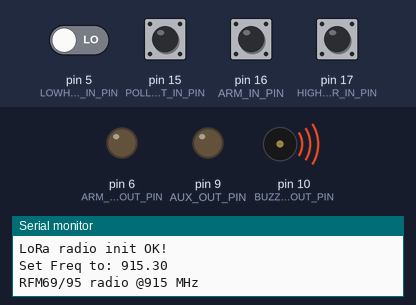
The sketch below on a simulated Arduino Uno, built with avr-gcc and run on an emulated ATmega328P. Shown: output pins drawn as LEDs (lit = HIGH), buzzer (waves = sounding), the last lines printed to the serial monitor. The inputs (shaded band) are chosen by the test bench; at power-on: pin 15 (POLLREQUEST_IN_PIN), pin 16 (ARM_IN_PIN), pin 17 (HIGHLOW_TRIGGER_IN_PIN) HIGH, pin 5 (LOWHIGH_TRIGGER_IN_PIN) LOW. No radio packets arrive unless stated; pins used as bus, display or sensor lines are not drawn.

Above: at 1.3 s.
1.4 s: pin 16 (ARM_IN_PIN) pulled LOW for 0.15 s
At 1.9 s:
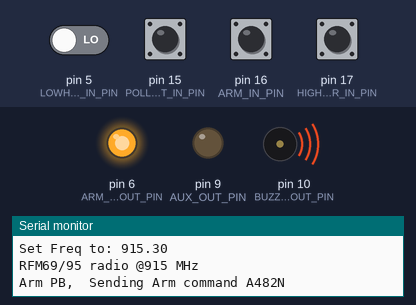
At 3.3 s:
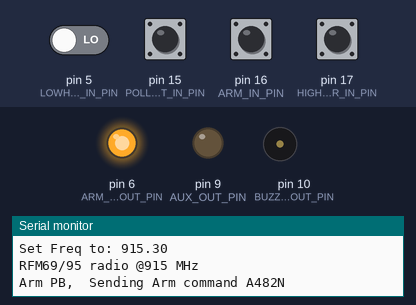
3.6 s: pin 5 (LOWHIGH_TRIGGER_IN_PIN) driven HIGH
At 4.8 s:
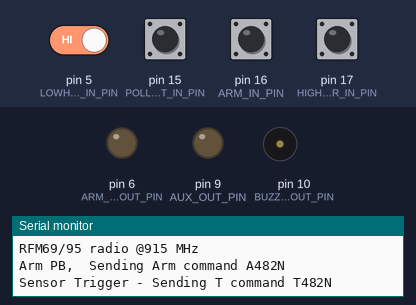
Timing chart, 0 to 6.6 s (numbered marks = the images above; inputs shaded):
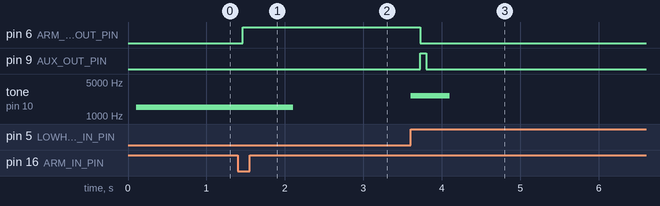

Measured:
- after the input at 1.4 s, pin 6 (ARM_INDICATOR_OUT_PIN): LOW → HIGH after 0.06 s
- after the input at 3.6 s, pin 6 (ARM_INDICATOR_OUT_PIN): HIGH → LOW after 0.12 s; pin 9 (AUX_OUT_PIN): LOW → HIGH after 0.12 s, → LOW 0.08 s later; tone on pin 10 (BUZZER_OUT_PIN): silent → 2600 Hz at once, → silent 0.50 s later

The sketch:

Camera_reomote_txrx_sensorNodeOnly.ino
```cpp
// rf65/rf95 (lora) RocketTrig  Sensor module
// sensor node only
// https://github.com/chrocket/RemoteCameraTrigger
// By Curtis Heisey


// For use with
// ZIO OLED DISPLAY (0.91 IN, 128X32, QWIIC)  https://www.smart-prototyping.com/Zio/zio-modules/zio-display/Zio-OLED-Display-0-91-in-128-32-Qwiic.html
// Uses Adafruit_SSD1306 https://github.com/adafruit/Adafruit_SSD1306 (also pulls in GFX, Touchscreen and something else)
// https://www.smart-prototyping.com/blog/Zio-Ultrasonic-Distance-Sensor%20-Qwiic-Start-Guide
// See Adafruit_SSD1306/examples/ssd1306_128x32_i2c/
//ZIO LoRo module
// ZIO Ultrasound module  https://github.com/ZIOCC/Zio-Qwiic-Ultrasonic-Distance-Sensor/tree/master/Arduino
//
// Requires RadioHead libs
// https://www.airspayce.com/mikem/arduino/RadioHead/index.html
// Download from Adafruit https://cdn-learn.adafruit.com/assets/assets/000/035/106/original/RadioHead-1.62.zip?1472068723
// Using (raw) unaddressed broadcast send
// Demonstrates the use of AES encryption, setting the frequency and modem
// configuration

/* Libs
 *  LowPowerLab/RFM69  (Download from Adfaruit).
 *  CRC32 by Christopher Baker  - install using Arduino IDE library manager
 *  */

 // Pick one module of the other

// #define MODULE_RFM69
// #undef MODULE_RFM95

 #undef MODULE_RFM69
 #define MODULE_RFM95

#include <SPI.h>
#include <SPI.h>
#include <Wire.h>
#include <Adafruit_GFX.h>
#include <Adafruit_SSD1306.h>


  #define RFM69_CS      8
  #define RFM69_INT     3
  #define RFM69_RST     4
 #define LED_PIN           13

// Singleton instance of the radio driver
#if defined(MODULE_RFM69)


  #include <RH_RF69.h>
  RH_RF69 radio_m0(RFM69_CS, RFM69_INT);  // Adafruit 3176
  #define MAX_MESSAGE_LEN RH_RF69_MAX_MESSAGE_LEN
#else
  #include <RH_RF95.h>
  #define RFM95_CS 8
  #define RFM95_RST 4
  #define RFM95_INT 3
   RH_RF95 radio_m0(RFM95_CS, RFM95_INT);  // Adafruit 3178
   #define MAX_MESSAGE_LEN RH_RF95_MAX_MESSAGE_LEN
#endif


#include <CRC32.h>
// https://github.com/bakercp/CRC32/blob/master/examples/CRC32/CRC32.ino

void printChipId(char *buf) {
  volatile uint32_t val1, val2, val3, val4;
  volatile uint32_t *ptr1 = (volatile uint32_t *)0x0080A00C;
  val1 = *ptr1;
  volatile uint32_t *ptr = (volatile uint32_t *)0x0080A040;
  val2 = *ptr;
  ptr++;
  val3 = *ptr;
  ptr++;
  val4 = *ptr;


  sprintf(buf, "%8x%8x%8x%8x", val1, val2, val3, val4);

}

/************ Radio Setup ***************/

// ISM 33cm band USA 902-928 MHZ
#define FREQ 915.3
#define RF95_FREQ FREQ
#define RF69_FREQ FREQ

// display
#define DISPLAY_ADDRESS_LCD 0x72 //This is the default address of the OpenLCD

//inputs
const unsigned int DIST_THRESH_PIN_IN =19;
const unsigned int LOWHIGH_TRIGGER_IN_PIN = 5; // If armed, Low to high transition will trigger
const unsigned int HIGHLOW_TRIGGER_IN_PIN=17;  // If armed, High to low transition will trigger
const unsigned int POLLREQUEST_IN_PIN=15;  // Push button to send roll call poll request to other nodes

const unsigned int ARM_IN_PIN=16;

// outputs
// LED_OUT 13
const unsigned int CAMERA_TRIGGER_OUT_PIN = 12;   // just goes to LED
const unsigned int BUZZER_OUT_PIN= 10;            // Pin to audible indicator
const unsigned int AUX_OUT_PIN = 9;               // Pin for 2nd trigger output
const unsigned int ARM_INDICATOR_OUT_PIN = 6;     // Indicates sensor is armed, turns laser on
//misc i/o
const unsigned int QWIIC_SCL=20;
const unsigned int QWIIC_SDA=21;

const unsigned int  ON_TIME_MS = 1000 ;          // Camera bulb on time when trigger fires (typical vals 1-3 seconds)
const unsigned int  SHORT_TIME_MS = 200;

const float MAX_RANGE_FT = 160.0  ;        // Max range of SF-30B is 50 m
//const float CM_TO_INCH = 0.0328084;
const float CM_TO_INCH = 0.0393701;
const float LCD_UPDATE_MS = 300;

unsigned long time_now_ms;
unsigned long time_last_ms;
unsigned long last_report_time;

uint32_t myId_i=0;
char myId[3];
// Dont put this on the stack:
uint8_t buf[MAX_MESSAGE_LEN];
//uint8_t buf[RH_RF95_MAX_MESSAGE_LEN];
char radiopacket[5];


#if defined(ADAFRUIT_FEATHER_M0) // Feather M0 w/Radio
//TODO need to check for Adafruit Feather M0
#endif


/*
 * NonBlockingTimer CLASS DEFINITION
 */
class NonBlockingTimer {
  protected:
    bool isPressed=LOW;
    unsigned long timeFireOn;
    unsigned long nextChangeTime = 0;
  private:
    NonBlockingTimer(){};
  public:
     NonBlockingTimer(unsigned int timeFireOnIn){
          timeFireOn=timeFireOnIn;
     }
     void fire(){
      isPressed  = HIGH;
      unsigned long currentTime = millis();
      nextChangeTime = currentTime + timeFireOn;
     }
    bool check() {
      unsigned long currentTime = millis();
      if(currentTime >= nextChangeTime) {
        isPressed = LOW;
      }

      return isPressed;
    }
    bool isBPressed(){
       return isPressed;
    }
};
/*
 * FireTimer CLASS DEFINITION
 */
class FireTimer: public NonBlockingTimer{
  private:
    byte pinLED;

  public:
    FireTimer(byte pinLED, unsigned long timeLedOn):NonBlockingTimer(timeLedOn) {
      this->pinLED = pinLED;
      pinMode(pinLED, OUTPUT);
      isPressed=LOW;
    }
    // Checks whether it is time to turn on or off the Output
    bool check() {
      unsigned long currentTime = millis();
      if(currentTime >= nextChangeTime) {
          // Turn output off when time expires
          isPressed = LOW;

      }
       digitalWrite(pinLED, isPressed);
       return isPressed;
    }

};

//Given a number, i2cSendValue chops up an integer into four values and sends them out over I2C
void i2cSendValue(float value, int threshold_ft, bool trigger)
{
  Wire.beginTransmission(DISPLAY_ADDRESS_LCD); // transmit to device #1

  Wire.write('|'); //Put LCD into setting mode
  Wire.write('-'); //Send clear display command

//  char floatrep[5];
//  snprintf(floatrep, sizeof(floatrep), "%.1f ", &value);

  Wire.print("D:");
  Wire.println(value);
  Wire.print("T: ");
  Wire.print(threshold_ft);
  Wire.print(" Tr: ");
  Wire.print(trigger);

  Wire.endTransmission(); //Stop I2C transmission
}


unsigned int getThreshold_ft(){
  // read pot
  unsigned int valuePot = analogRead(DIST_THRESH_PIN_IN);
  return  map(valuePot, 6, 1023, 1, 100 /* max feet */ );

}

// Output to console and i2c LCD display, address DISPLAY_ADDRESSLCD
void output_value_to_display(float distance_ft, float threshold_ft, bool trigger){
  time_now_ms = millis();

  if( time_now_ms - time_last_ms > LCD_UPDATE_MS){

  // Output results to console.
  /*
   ser.print("Distance (ft) =");
   ser.print(distance_ft);
   ser.print(", Threshold (ft) =");
   ser.print(threshold_ft);
//   ser.print(", alarm =");
//   ser.print(alarm);
   ser.print(", trigger =");
   ser.println(trigger);
 */


//  i2cSendValue( distance_ft, threshold_ft, trigger);

   time_last_ms=time_now_ms;
  }

}


unsigned int sensorRead_ft(){
  return 50;

}


FireTimer  triggerIndicator(CAMERA_TRIGGER_OUT_PIN, 500);
FireTimer   auxOut(AUX_OUT_PIN, 200);
NonBlockingTimer armNonBlockingPressed( SHORT_TIME_MS );

bool gotArmRequest=false;
bool gotPollRequest=false;
bool gotTrigger=false;
bool isArmed = false;

void setup()
{

   // read unique CPU Id
  char bufId[33];
  printChipId(bufId);
  myId_i = CRC32::calculate(bufId, 32); // compute checksum
  Serial.print("My id = ");
  Serial.println(myId_i);
  myId_i = myId_i%1000;
  sprintf(myId,"%3d",myId_i);
 radiopacket[1]=myId[0];
 radiopacket[2]=myId[1];
 radiopacket[3]=myId[2];
 radiopacket[4]='N'; // isArmed

  pinMode(CAMERA_TRIGGER_OUT_PIN, OUTPUT);
  digitalWrite(CAMERA_TRIGGER_OUT_PIN, LOW);

//   pinMode(BUZZER_OUT_PIN, OUTPUT);
   pinMode(AUX_OUT_PIN, OUTPUT);
   pinMode(ARM_INDICATOR_OUT_PIN, OUTPUT);

   pinMode(ARM_IN_PIN, INPUT_PULLUP);
   pinMode(DIST_THRESH_PIN_IN, INPUT);
   pinMode(LOWHIGH_TRIGGER_IN_PIN, INPUT);
   pinMode(HIGHLOW_TRIGGER_IN_PIN, INPUT_PULLUP);
   pinMode(POLLREQUEST_IN_PIN, INPUT_PULLUP);

  Serial.println("CWH Camera Trigger RFM69/RFM95 Sensor Node");
  Serial.println();

    // RFM69 Reset pin definition
#if defined(MODULE_RFM69)
  pinMode(RFM69_RST, OUTPUT);
  digitalWrite(RFM69_RST, LOW);

#else
   pinMode(RFM95_RST, OUTPUT);
  digitalWrite(RFM95_RST, HIGH);

#endif

//w  Wire.begin(); //Join the bus as master

  //By default .begin() will set I2C SCL to Standard Speed mode of 100kHz
  //Wire.setClock(400000); //Optional - set I2C SCL to High Speed Mode of 400kHz

  Serial.begin(115200);
  // Uncomment to not start until serial console is attached (for debugging)
  /*
  while (!Serial) {
    delay(1);
  }
*/
  delay(100);


  // manual reset
  // manual reset

#if defined(MODULE_RFM69)
  digitalWrite(RFM69_RST, HIGH);
  delay(10);
  digitalWrite(RFM69_RST, LOW);
  delay(10);
  Serial.println("Using module RFM65");
#else
    Serial.println("Using module RFM95");


#endif


  while (!radio_m0.init()) {
    Serial.println("LoRa radio init failed");
    Serial.println("Uncomment '#define SERIAL_DEBUG' in RH_RF95.cpp for detailed debug info");
    while (1);
  }
  Serial.println("LoRa radio init OK!");

  // Defaults after init are 434.0MHz, modulation GFSK_Rb250Fd250, +13dbM
  if (!radio_m0.setFrequency(FREQ)) {
    Serial.println("setFrequency failed");
    while (1);
  }
  Serial.print("Set Freq to: "); Serial.println(FREQ);


  // If you are using a high power RF69 eg RFM69HW, you *must* set a Tx power with the
  // ishighpowermodule flag set like this:
 #if defined(MODULE_RFM69)
     radio_m0.setTxPower(20, true);  // range from 14-20 for power, 2nd arg must be true for 69HCW
  #else
      radio_m0.setTxPower(23, false);
  #endif


  // The encryption keyhas to be the same as the one in the server
  uint8_t key[] = { 0x01, 0x02, 0x03, 0x04, 0x05, 0x06, 0x07, 0x08,
                    0x01, 0x02, 0x03, 0x04, 0x05, 0x06, 0x07, 0x08};
#if defined(MODULE_RFM69)
 radio_m0.setEncryptionKey(key);
#else
// no encryption
#endif


  Serial.print("RFM69/95 radio @");  Serial.print((int)FREQ);  Serial.println(" MHz");

   tone(BUZZER_OUT_PIN, 1500 /* hz*/, 2000 /* ms */);
}

void loop() {


 //    triggerIndicator.check();
     auxOut.check();
     armNonBlockingPressed.check();

//    Serial.print("Pot = ");
//    Serial.println(getThreshold_ft());

    unsigned int frequency = 2600;
    unsigned int durationMS= 500;

      digitalWrite(ARM_INDICATOR_OUT_PIN, isArmed);


    if( digitalRead(ARM_IN_PIN)==0 &&
        !armNonBlockingPressed.isBPressed() ){
       gotArmRequest=true ;
       if( !isArmed)
        isArmed=true;
      radiopacket[0]= 'A';
      radio_m0.send((uint8_t *)radiopacket, strlen(radiopacket));
      radio_m0.waitPacketSent();


     Serial.print("Arm PB,  Sending Arm command ");Serial.println(radiopacket);
     armNonBlockingPressed.fire();
    }
    if( digitalRead(POLLREQUEST_IN_PIN)==0 ){
       gotPollRequest=true;
    }

    if( digitalRead(LOWHIGH_TRIGGER_IN_PIN)   ==1  ||
      digitalRead(HIGHLOW_TRIGGER_IN_PIN)  == 0    ||
        gotPollRequest /* tmp */
        ){
    //  Serial.println("Got trigger");
         if(isArmed){
  //            triggerIndicator.fire();
              auxOut.fire();
              tone(BUZZER_OUT_PIN, frequency, durationMS);
              isArmed=false;

                  // Trigger destination nodes
              radiopacket[0]= 'T';

              radio_m0.send((uint8_t *)radiopacket, strlen(radiopacket));
              radio_m0.waitPacketSent();
              radio_m0.send((uint8_t *)radiopacket, strlen(radiopacket)); // send twice
              radio_m0.waitPacketSent();
              Serial.print("Sensor Trigger - Sending T command ");Serial.println(radiopacket);

         }
         gotPollRequest=false; /* tmp */

         gotTrigger = true;

     }


 // Receive commands
 if (radio_m0.available())
  {
    uint8_t len = sizeof(buf);
    if (radio_m0.recv(buf, &len)) {
      if (!len) return;
     // buf[len] = 0;
      buf[5] = 0;
      /*
      Serial.print("Received [");
      Serial.print(len);
      Serial.print("]: ");
      Serial.println((char*)buf);
      Serial.print("RSSI: ");
      Serial.println(radio_m0.lastRssi(), DEC);
*/

//    txReceivedLEDTimer.fire(); // blink the LED indicating a tx received

    // arm command
    if (strstr((char *)buf, "A")) {
           isArmed = true;
           Serial.println("Received Arm commmand");
           radiopacket[4]='Y';
           tone(BUZZER_OUT_PIN, 100 /* hz*/, 100 /* ms */);
      }
    // trigger command
    if (strstr((char *)buf, "T")) {
            // fire outputs
 //           cameraTriggerTimer.fire();
            auxOut.fire();
            Serial.println("Received Trigger commmand");
            tone(BUZZER_OUT_PIN, 450 /* hz**/, SHORT_TIME_MS /* ms */);

            radiopacket[4]='N';
            gotTrigger= true;
            isArmed = false;
      }
      // poll request
      if (strstr((char *)buf, "P")) {
            Serial.println("Received request for poll, sending id back");
            radiopacket[0]= 'R';


            delay(  myId_i );
            radio_m0.send((uint8_t *)radiopacket, strlen(radiopacket));
            radio_m0.waitPacketSent();


//a           cameraTriggerTimerShort.fire();
      }
      // poll response back from poll request
      if (strstr((char *)buf, "R")) {
        Serial.print("Got an id response back: ");
        Serial.print((char*)buf);
        Serial.print(", RSSI: ");
        Serial.println(radio_m0.lastRssi(), DEC);
        tone(BUZZER_OUT_PIN, 1500 /* hz*/, 100 /* ms */);
      }

    }
  }// end Rx loop


     digitalWrite( CAMERA_TRIGGER_OUT_PIN    , gotTrigger);
     gotTrigger = false;


}// end loop
```
